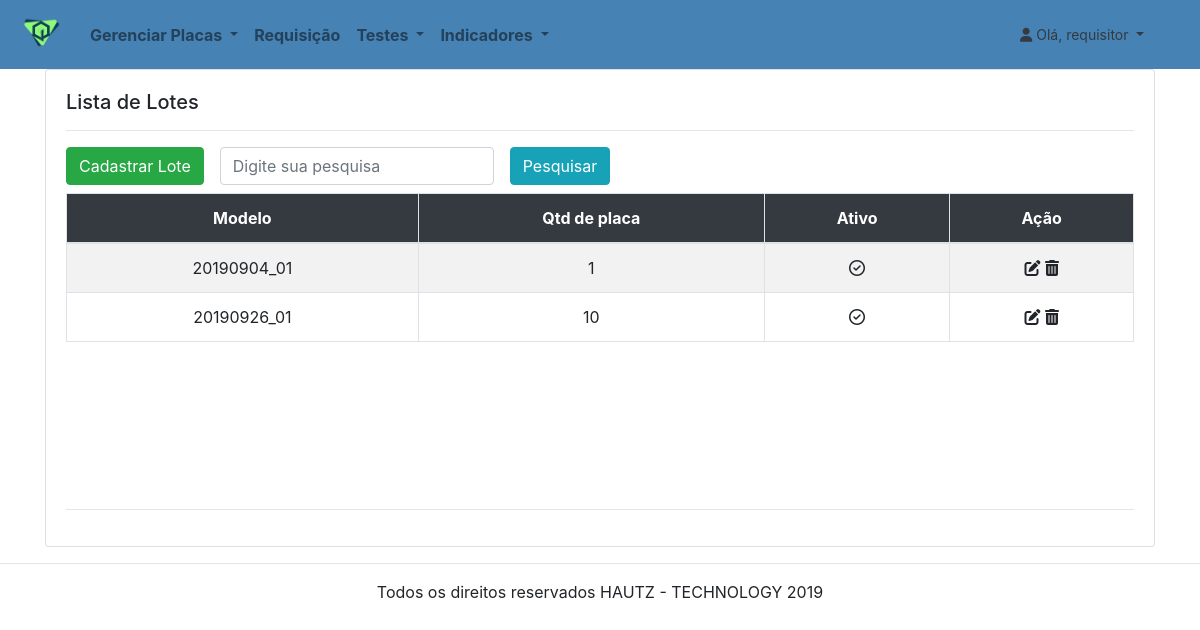
The app's page /placas/lista-lote/ (signed in) with its own data.
### contas/models/usuario.py (models this page shows, shortened)
class Usuario(AbstractBaseUser):
    username = models.CharField(
        "Nome de Usuário",
        max_length=120,
        unique=True
    )
    data_expiracao = models.DateField(
        "Data Expiração",
        null=True
    )
    tipo = models.CharField(
        "Tipo de Usuário",
        max_length=1,
        choices = TIPOS
    )
    objects = UsuarioManager()
    USERNAME_FIELD =  'username'
    REQUIRED_FIELDS = []
    def __str__(self):
        return self.username
    class Meta:
        db_table = 'USUARIO'

### placas/models/cadastro_lote.py (models this page shows, shortened)
class Cadastro_lote(models.Model):
    Lote_numero = models.CharField(
        'Numero do lote',
        max_length=50
    )
    Qtd_placa = models.IntegerField(
        'Quantidade de placa',
        default=1
    )
    Ativo = models.BooleanField(
        'Lote Ativo',
        default=True
    )
    class Meta:
        db_table = 'CADASTRO_LOTE'
        constraints = [
            models.UniqueConstraint(fields=['Lote_numero'], name="Constraint_lote")
        ]

### placas/views.py (the view)
# urls.py: path('lista-lote/', views.lista_lote, name="lista-lote"),
@login_required
def lista_lote(request, id=None):
    pesquisa = request.GET.get("pesquisa", None)
    if pesquisa:
        list_lote = Cadastro_lote.objects.all()
        list_lote = list_lote.filter(Lote_numero__icontains=pesquisa) #Icontains é como se fosse um like%% do SQL
    else:
        list_lote = Cadastro_lote.objects.all()
    context = {
        'list_lote': list_lote
    }
    return render(request, "placas/lista-lote.html", context)

### indicadores/context_processors.py (called while the page is built)
def menu_indicadores(requets):
    return {
        "Menu_indicadores": Menu_indicadores.objects.all()
    }

### placas/context_processors.py (called while the page is built)
def menu_placas(requets):
    return {
        "Menu_placas": Menu_placas.objects.all()
    }

### testes/context_processors.py (called while the page is built)
def menu_testes(requets):
    return {
        "lista_testes": Menu_testes.objects.all()
    }

### placas/templates/placas/lista-lote.html (shortened to what this page needs)
{% extends "base.html" %}
{% load static %}
{% load crispy_forms_tags %}
{% block conteudo %}
<div class="container">
  <div class="row">
    <div class="col-lg-12 col-md-12 col-sm-12 col-xs-12">
      <div class="card">
        <div class="card-body">
          <h5 class="card-title">Lista de Lotes</h5>
          {% if list_lote|length > 0 %}
          <hr />
          <div class="form-inline">
            <a href="{% url 'placas:cadastrar-lote' %}" class="btn btn-success mb-2">
              Cadastrar Lote
            </a>
            <form class="form-inline">
              <br />
              <div class="form-group mx-sm-3 mb-2">
                <input type="Pesquisa lote." class="form-control" id="pesquisa" name="pesquisa"
                  placeholder="Digite sua pesquisa">
              </div>
              <button type="submit" class="btn btn-info mb-2">Pesquisar</button>
            </form>
          </div>
          <div style="overflow: auto; height: 300px">
            <table class="table table-striped table-bordered table-hover" role="grid"
              aria-describedby="dynamic-table_info">
              <thead class="bg-dark text-white">
                  <tr class="text-center">
                    <th>Modelo</th>
                    <th>Qtd de placa</th>
                    <th>Ativo</th>
                    <th>Ação</th>
                  </tr>
                </thead>
                <tbody>
                  {% for lote in list_lote %}
                  <tr class="text-center">
                    <td>{{ lote.Lote_numero }}</td>
                    <td>{{ lote.Qtd_placa }} </td>
                    <td>
                      {% if lote.Ativo == True %}
                      <i class="far fa-check-circle"></i>
                      {% else %}
                      <i class="fas fa-ban"></i>
                      {% endif %}
                    </td>
                    <td>
                        <a alt="Editar" href="{% url 'placas:atualiza-lote' lote.id %}" class="fas fa-edit"></a>
                        <a alt="Excluir" class="fas fa-trash-alt" href="{% url 'placas:excluir-lote' lote.id %}"></a>
                    </td>
                  </tr>
                  {% endfor %}
                </tbody>
            </table>
          </div>
          {% else %}
          <div class="text-center mt-5 mb-5 jumbotron">
            <h5>Nenhum <code>lote</code> cadastrado ainda </br>ou a pesquisa não retornou resultado.</h5>
          </div>
          {% endif %}
          <hr />
        </div>
      </div>
    </div>
  </div>
</div>
{% endblock conteudo %}

### core/templates/base.html (shortened to what this page needs)
{% load static %}
<!DOCTYPE html>
<html lang="pt-br">
<head>
    <link rel="stylesheet" href="https://stackpath.bootstrapcdn.com/bootstrap/4.3.1/css/bootstrap.min.css"
>
</head>
<header>
    <body>
        <nav class="navbar navbar-expand-sm navbar-light font-weight-bold text-white">
            <a class="navbar-brand" href="{% url 'core:home' %}">
                <img src="{% static 'logo_genesisq.png' %}" width="50" />
            </a>
            {% if user.is_authenticated %}
            <div class="collapse navbar-collapse" id="navbarSupportedContent">
                <ul class="navbar-nav mr-auto">
                    <li class="nav-item dropdown ">
                        <a class="nav-link dropdown-toggle" href="#" id="navbarDropdown" role="button"
                            data-toggle="dropdown" aria-haspopup="true" aria-expanded="false">
                            Gerenciar Placas
                        </a>
                    </li>
                    <li class="nav-item">
                        <a class="nav-link" href="{% url 'requisicao:requisicao1' %}">Requisição</a>
                    </li>
                    <li class="nav-item dropdown">
                        <a class="nav-link dropdown-toggle" href="#" id="navbarDropdown" role="button"
                            data-toggle="dropdown" aria-haspopup="true" aria-expanded="false">
                            Testes
                        </a>
                    </li>
                    <li class="nav-item dropdown">
                        <a class="nav-link dropdown-toggle" href="#" id="navbarDropdown" role="button"
                            data-toggle="dropdown" aria-haspopup="true" aria-expanded="false">
                            Indicadores
                        </a>
                    </li>
                </ul>
                <li class=" dropdown-header navbar-expand-md">
                    <a class=" nav-link dropdown-toggle font-weight-normal text-dark" href="#" id="navbarDropdown"
                        data-toggle="dropdown" aria-haspopup="true" aria-expanded="true">
                        <i class="fas fa-user" alt="foto do usuário" ></i>
                        Olá, {{ user }}
                    </a>
                </li>
            </div>
            {% else %}
            <a class="navbar-brand" href="{% url 'core:home' %}">GenesisQ</a>
            <ul class="navbar-nav ml-auto">
                <a role="button" href="{% url 'core:entrar' %}" class="btn btn btn-success">Entrar</a>
            </ul>
            {% endif %}
        </nav>
</header>
<main>
    {% block conteudo %}
    {% endblock conteudo %}
</main>
<footer>
    <hr />
    <p class="text-center">Todos os direitos reservados HAUTZ - TECHNOLOGY 2019</p>
</footer>
</body>
</html>

### core/templates/base.html (style rules this page uses)
header { background: rgb(70, 130, 180) 100%; }
a { color: inherit; }

### records on screen
Usuario: username "requisitor"
Cadastro_lote: Lote_numero "20190904_01", Qtd_placa "1", Ativo True (drawn)
Cadastro_lote: Lote_numero "20190926_01", Qtd_placa "10", Ativo True (drawn)
